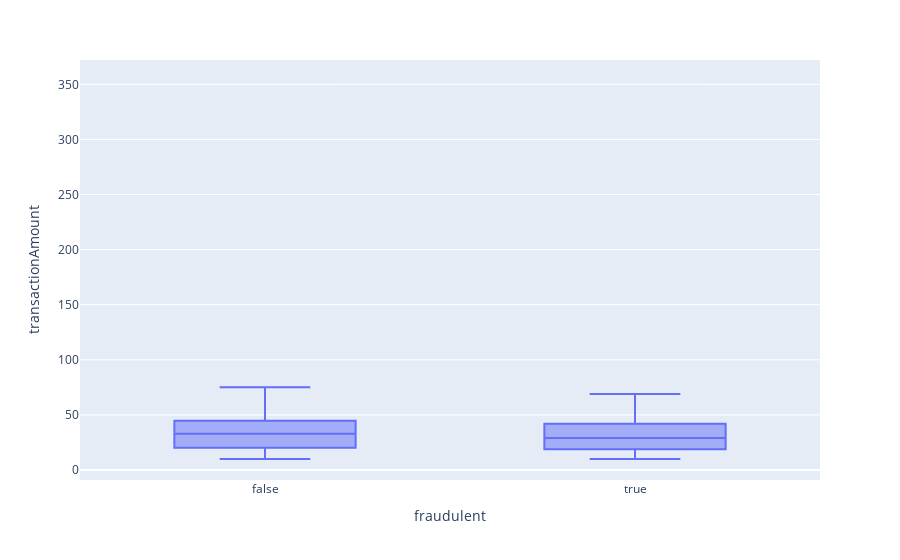

The cell this chart's notebook holds for it:
### Code cell
import plotly.express as px

fig = px.box(data, x="fraudulent", y="transactionAmount")
fig.show()

### Figure 1 — Plotly figure (JSON) as saved in the notebook; plotly's stock layout.template omitted (floating-point values rounded to 4 significant figures; data arrays with more than 128 entries replaced by an {"elided": "..."} marker saying what was removed)
{"data": [{"alignmentgroup": "True", "hovertemplate": "fraudulent=%{x}<br>transactionAmount=%{y}<extra></extra>", "legendgroup": "", "marker": {"color": "#636efa"}, "name": "", "notched": false, "offsetgroup": "", "orientation": "v", "showlegend": false, "type": "box", "x": {"elided": "623 bool values"}, "x0": " ", "xaxis": "x", "y": {"elided": "623 int values"}, "y0": " ", "yaxis": "y"}], "layout": {"boxmode": "group", "legend": {"tracegroupgap": 0}, "margin": {"t": 60}, "xaxis": {"anchor": "y", "domain": [0, 1], "title": {"text": "fraudulent"}}, "yaxis": {"anchor": "x", "domain": [0, 1], "title": {"text": "transactionAmount"}}}}
